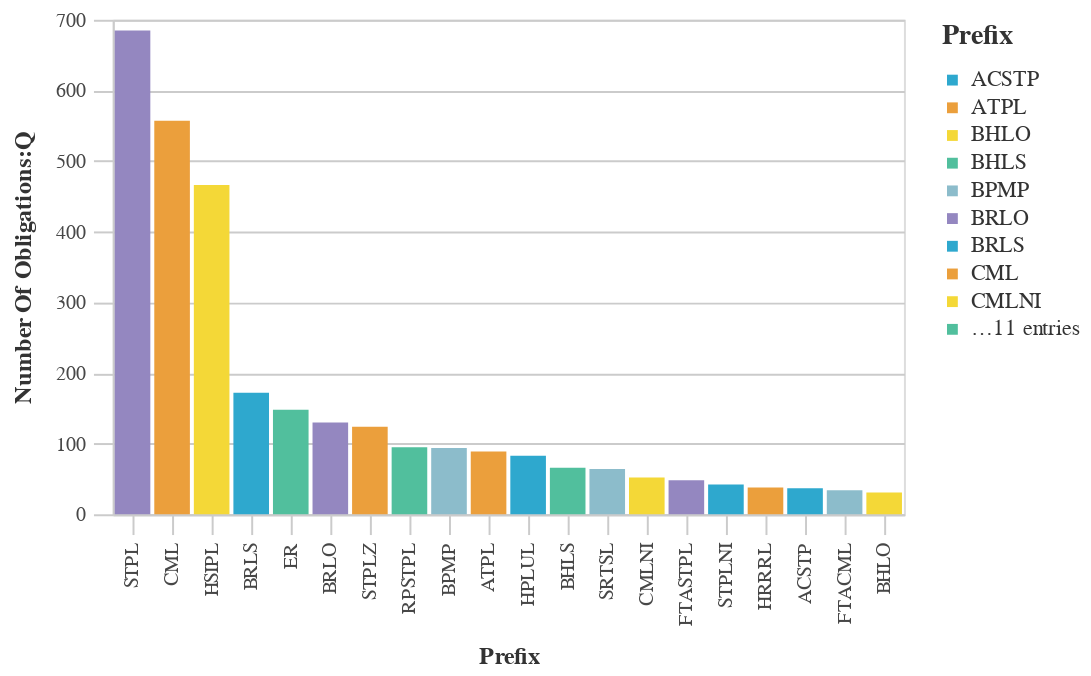

Notebook code cell kept with this figure:
### Markdown cell above
### Most Used Prefix Codes

### Code cell
#Bar chart with the Most Used Prefix Counts
chart_df = (df_top>>filter(_.variable=='prefix')).rename(columns={"value":"Prefix",
                                 "count":"Number of Obligations"})
chart9= (_dla_utils.basic_bar_chart(chart_df, 'Prefix', 'Number of Obligations:Q', 'Prefix', district))
    

display(chart9)

### Figure 1 — Vega-Lite specification as saved in the notebook (floating-point values rounded to 4 significant figures)
{"config": {"view": {"continuousWidth": 400, "continuousHeight": 300}, "axis": {"domainColor": "#cbcbcb", "grid": true, "gridColor": "#cbcbcb", "gridWidth": 1, "labelColor": "#474747", "labelFont": "Nunito Sans", "labelFontSize": 10, "labelPadding": 4, "tickColor": "#cbcbcb", "tickSize": 10, "titleColor": "#333", "titleFont": "Raleway", "titleFontSize": 12, "titlePadding": 10}, "axisBand": {"grid": false}, "background": "white", "font": "Raleway", "header": {"labelFont": "Nunito Sans", "titleFont": "Raleway"}, "legend": {"labelColor": "#333", "labelFont": "Nunito Sans", "labelFontSize": 11, "labelLimit": 0, "padding": 1, "symbolSize": 30, "symbolType": "square", "titleColor": "#333", "titleFont": "Raleway", "titleFontSize": 14, "titlePadding": 10}, "title": {"anchor": "middle", "font": "Raleway", "fontSize": 18, "fontWeight": 300, "offset": 20}}, "data": {"name": "data-1e184ce015ae8673093cd51d69b46664"}, "mark": "bar", "encoding": {"color": {"field": "Prefix", "legend": {"symbolLimit": 10, "title": "Prefix"}, "scale": {"range": ["#2EA8CE", "#EB9F3C", "#F4D837", "#51BF9D", "#8CBCCB", "#9487C0"]}, "type": "nominal"}, "tooltip": [{"field": "Prefix", "title": "Prefix", "type": "nominal"}, {"field": "Number Of Obligations", "title": "Number Of Obligations:Q", "type": "quantitative"}], "x": {"field": "Prefix", "sort": "-y", "title": "Prefix", "type": "nominal"}, "y": {"field": "Number of Obligations", "title": "Number Of Obligations:Q", "type": "quantitative"}}, "height": 250, "width": 400, "$schema": "https://vega.github.io/schema/vega-lite/v4.17.0.json", "datasets": {"data-1e184ce015ae8673093cd51d69b46664": [{"Prefix": "STPL", "Number of Obligations": 685, "variable": "prefix"}, {"Prefix": "CML", "Number of Obligations": 557, "variable": "prefix"}, {"Prefix": "HSIPL", "Number of Obligations": 466, "variable": "prefix"}, {"Prefix": "BRLS", "Number of Obligations": 172, "variable": "prefix"}, {"Prefix": "ER", "Number of Obligations": 148, "variable": "prefix"}, {"Prefix": "BRLO", "Number of Obligations": 130, "variable": "prefix"}, {"Prefix": "STPLZ", "Number of Obligations": 124, "variable": "prefix"}, {"Prefix": "RPSTPL", "Number of Obligations": 95, "variable": "prefix"}, {"Prefix": "BPMP", "Number of Obligations": 94, "variable": "prefix"}, {"Prefix": "ATPL", "Number of Obligations": 89, "variable": "prefix"}, {"Prefix": "HPLUL", "Number of Obligations": 83, "variable": "prefix"}, {"Prefix": "BHLS", "Number of Obligations": 66, "variable": "prefix"}, {"Prefix": "SRTSL", "Number of Obligations": 64, "variable": "prefix"}, {"Prefix": "CMLNI", "Number of Obligations": 52, "variable": "prefix"}, {"Prefix": "FTASTPL", "Number of Obligations": 48, "variable": "prefix"}, {"Prefix": "STPLNI", "Number of Obligations": 42, "variable": "prefix"}, {"Prefix": "HRRRL", "Number of Obligations": 38, "variable": "prefix"}, {"Prefix": "ACSTP", "Number of Obligations": 37, "variable": "prefix"}, {"Prefix": "FTACML", "Number of Obligations": 34, "variable": "prefix"}, {"Prefix": "BHLO", "Number of Obligations": 31, "variable": "prefix"}]}}
